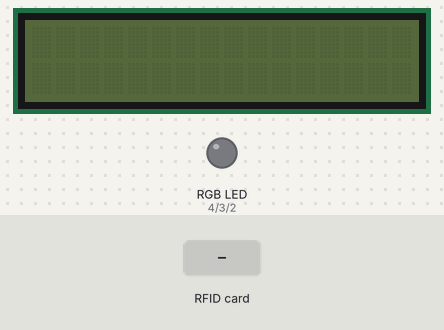
A sketch run on a simulated Arduino Uno, built with avr-gcc and run on an emulated ATmega328P. Parts: 16×2 character LCD, an RGB LED mixed from three pins (HIGH = lit). Inputs (shaded band) come from the test bench. Pins used as bus, display or sensor lines are not drawn; what the sketch prints to the serial monitor is not drawn.

Above: at 1.3 s.
1.4 s: RFID card 5E 7A 19 C4 held to the reader
At 1.8 s:
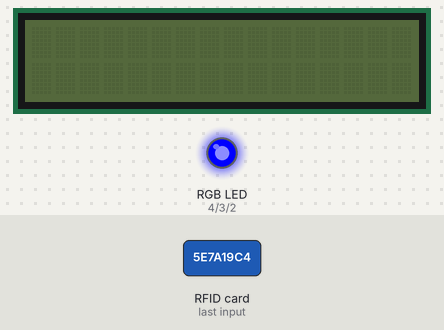
At 4.2 s:
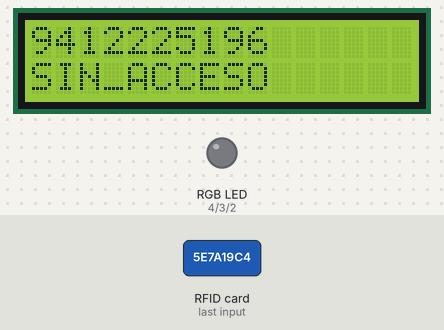
Timing chart, 0 to 5.7 s (numbered marks = the images above; inputs shaded):
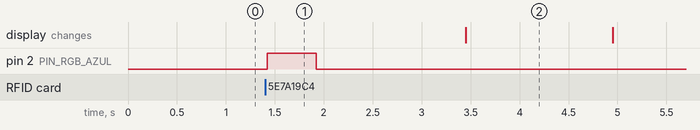

The sketch:

sketch_tpf.ino
```cpp
#include <SPI.h>
#include <Wire.h>
#include <LiquidCrystal_I2C.h>
#include <MFRC522.h>

#define PIN_RC522_RESET 9
#define PIN_RC522_SLAVE_SELECT 10
#define T_RC522_ESPERA 500
#define PIN_RGB_AZUL 2
#define PIN_RGB_VERDE 3
#define PIN_RGB_ROJO 4

MFRC522 mfrc522(PIN_RC522_SLAVE_SELECT, PIN_RC522_RESET); // Crear objeto RC522
LiquidCrystal_I2C lcd(0x27, 16, 2); // 0x27 o 0x3F, según modelo

String tarjetasId[] = {
  "243522234",  // tarjeta buena (no tengo más de esta freq)
  "456313222" // valor cualquiera
};

void setup() {
  Serial.begin(9600);
  SPI.begin();

  // Configuración RC522
  mfrc522.PCD_Init();
  pinMode(PIN_RGB_AZUL, OUTPUT);
  pinMode(PIN_RGB_VERDE, OUTPUT);
  pinMode(PIN_RGB_ROJO, OUTPUT);

  // Inicializar Módulo Led RGB
  digitalWrite(PIN_RGB_AZUL, LOW);
  digitalWrite(PIN_RGB_VERDE, LOW);
  digitalWrite(PIN_RGB_ROJO, LOW);

  // Inicializar LCD 1602
  lcd.init();
  lcd.setCursor(0,0);
}

void loop() {
  bool huboLectura  = false;
  String resultado = "";

  // 1 - Leo tarjeta
  String datosTarjeta = "";
  int idLeido = 0;

  if (mfrc522.PICC_IsNewCardPresent()) {
    if (mfrc522.PICC_ReadCardSerial()) {
      digitalWrite(PIN_RGB_AZUL, HIGH);
      byte tamUidTarjeta = mfrc522.uid.size;
      Serial.print("ID: ");
      for (byte indice = 0; indice < tamUidTarjeta; indice++) {
        datosTarjeta.concat(String(mfrc522.uid.uidByte[indice]));
      }
      Serial.println(datosTarjeta);
      mfrc522.PICC_HaltA();
    }
    delay(T_RC522_ESPERA);
    digitalWrite(PIN_RGB_AZUL, LOW);
    huboLectura = true;
  }

  // 2 - Si hubo lectura, busco en las tarjetas empadronadas
  if (huboLectura) {
    int cantTarjetas = sizeof(tarjetasId)/sizeof(tarjetasId[0]);
    bool encontrada = false;

    Serial.println(cantTarjetas);
    for (int indice = 0; (indice < cantTarjetas) && (!encontrada); indice++) {
      if (datosTarjeta == tarjetasId[indice]) {
        encontrada = true;
      }
    }

    Serial.print("Encontrada? ");
    Serial.println(encontrada);

    if (encontrada) {
      resultado = "AUTORIZADO";
      digitalWrite(PIN_RGB_VERDE, HIGH);
      encontrada = false;
    } else {
      if (datosTarjeta == "") {
        resultado = "NO_LEIDO";
        digitalWrite(PIN_RGB_ROJO, HIGH);
        digitalWrite(PIN_RGB_VERDE, HIGH);
      } else {
        resultado = "SIN_ACCESO";
        digitalWrite(PIN_RGB_ROJO, HIGH);
      }
    }
    digitalWrite(PIN_RGB_VERDE, LOW);
    digitalWrite(PIN_RGB_ROJO, LOW);

    // 3 - Muestro en LCD la información

    delay(1500);

    lcd.clear();
    lcd.backlight();
    lcd.setCursor(0,0);
    lcd.print(datosTarjeta);
    lcd.setCursor(0,1);
    lcd.print(resultado);
    delay(1500);
    lcd.clear();
    lcd.noBacklight();
  }
}
```

Measured:
- after the input at 1.4 s, pin 2 (PIN_RGB_AZUL): LOW → HIGH at once, → LOW 0.50 s later
